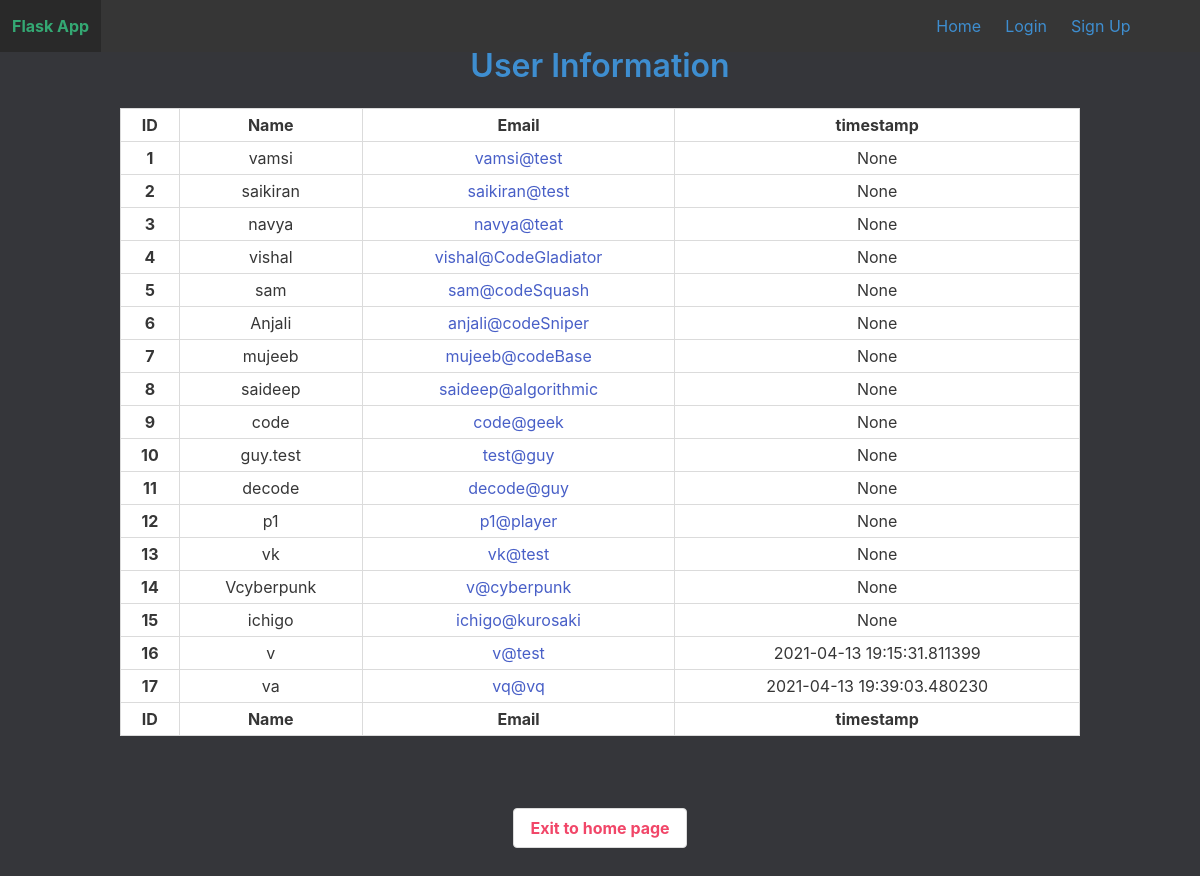
Before: /adminOP with the older database file.
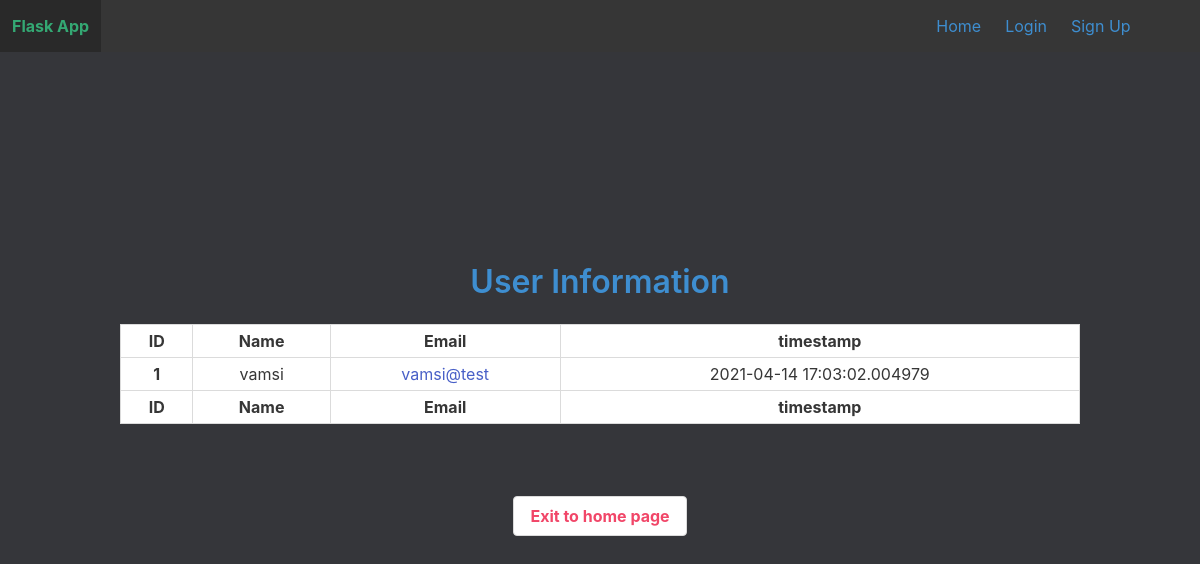
After: the same page with the newer database file.
### models.py (models this page shows)
class User(UserMixin, db.Model):
    id = db.Column(db.Integer, primary_key=True)
    email = db.Column(db.String(100), unique=True)
    password = db.Column(db.String(100))
    name = db.Column(db.String(1000))
    timestamp = db.Column(db.DateTime)

### auth.py (the view)
@auth.route('/adminOP')
def adminOP():
    con = sqlite3.connect("project/user.sqlite")
    con.row_factory = sqlite3.Row
    cur = con.cursor()
    cur.execute("select * from User")
    rows = cur.fetchall()
    return render_template("adminOP.html", rows = rows)

### templates/adminOP.html (shortened to what this page needs)
<!DOCTYPE html>
<html>
<head>
    <link rel="stylesheet" href="https://cdnjs.cloudflare.com/ajax/libs/bulma/0.9.2/css/bulma.min.css" />
    <link rel="stylesheet" href="https://cdnjs.cloudflare.com/ajax/libs/font-awesome/5.15.3/css/all.min.css">
    <link rel="stylesheet" href="{{url_for('static',filename='main.css')}}">
</head>
<body>
    <nav class="navbar is-fixed-top is-dark" role="navigation" aria-label="main navigation">
        <div class="navbar-brand ">
            <a class="navbar-item has-text-success" href="{{ url_for('main.index') }}">
                <strong>Flask App</strong>
            </a>
        </div>
        <div class="container">
            <div id="NavMenu" class="navbar-menu">
                <div class="navbar-end">
                    <a href="{{ url_for('main.index') }}" class="navbar-item has-text-info">
                        Home
                    </a>
                    {% if not current_user.is_authenticated %}
                    <a href="{{ url_for('auth.login') }}" class="navbar-item has-text-info">
                        Login
                    </a>
                    <a href="{{ url_for('auth.signup') }}" class="navbar-item has-text-info">
                        Sign Up
                    </a>
                    {% endif %}
                </div>
            </div>
        </div>
    </nav>
    <section class="bg hero is-fullheight">
        <div class="hero-body">
            <div class="container has-text-centered">
                <h3 class="title has-text-info">User Information</h3>
                <div class="table-container">
                    <table class="table is-bordered is-striped is-narrow is-hoverable is-fullwidth">
                        <thead>
                            <tr>
                                <th>ID</th>
                                <th>Name</th>
                                <th>Email</th>
                                <th>timestamp</th>
                            </tr>
                        </thead>
                        <tfoot>
                            <tr>
                                <th>ID</th>
                                <th>Name</th>
                                <th>Email</th>
                                <th>timestamp</th>
                            </tr>
                        </tfoot>
                        {% for row in rows %}
                        <tbody>
                            <tr>
                                <th>{{row["id"]}}</th>
                                <td>{{row["name"]}}</td>
                                <td><a href="mailto:{{row['email']}}">{{row['email']}}</a></td>
                                <td>{{row["timestamp"]}}</td>
                            </tr>
                        </tbody>
                        {% endfor %}
                    </table>
                </div>
                <br><br>
                <a class="button has-text-danger" href="{{ url_for('main.index') }}">
                    <strong>Exit to home page</strong>
                </a>
            </div>
        </div>
    </section>
</body>
</html>

Changed rows visible on the page:
removed User: id "2", name "saikiran", email "saikiran@test", timestamp "None"
removed User: id "3", name "navya", email "navya@teat", timestamp "None"
removed User: id "4", name "vishal", email "vishal@CodeGladiator", timestamp "None"
removed User: id "5", name "sam", email "sam@codeSquash", timestamp "None"
removed User: id "6", name "Anjali", email "anjali@codeSniper", timestamp "None"
removed User: id "7", name "mujeeb", email "mujeeb@codeBase", timestamp "None"
removed User: id "8", name "saideep", email "saideep@algorithmic", timestamp "None"
removed User: id "9", name "code", email "code@geek", timestamp "None"
removed User: id "10", name "guy.test", email "test@guy", timestamp "None"
removed User: id "11", name "decode", email "decode@guy", timestamp "None"
removed User: id "12", name "p1", email "p1@player", timestamp "None"
removed User: id "13", name "vk", email "vk@test", timestamp "None"
removed User: id "14", name "Vcyberpunk", email "v@cyberpunk", timestamp "None"
removed User: id "15", name "ichigo", email "ichigo@kurosaki", timestamp "None"
removed User: id "16", name "v", email "v@test", timestamp "2021-04-13 19:15:31.811399"
removed User: id "17", name "va", email "vq@vq", timestamp "2021-04-13 19:39:03.480230"
changed User "vamsi": timestamp "None" → "2021-04-14 17:03:02.004979"
